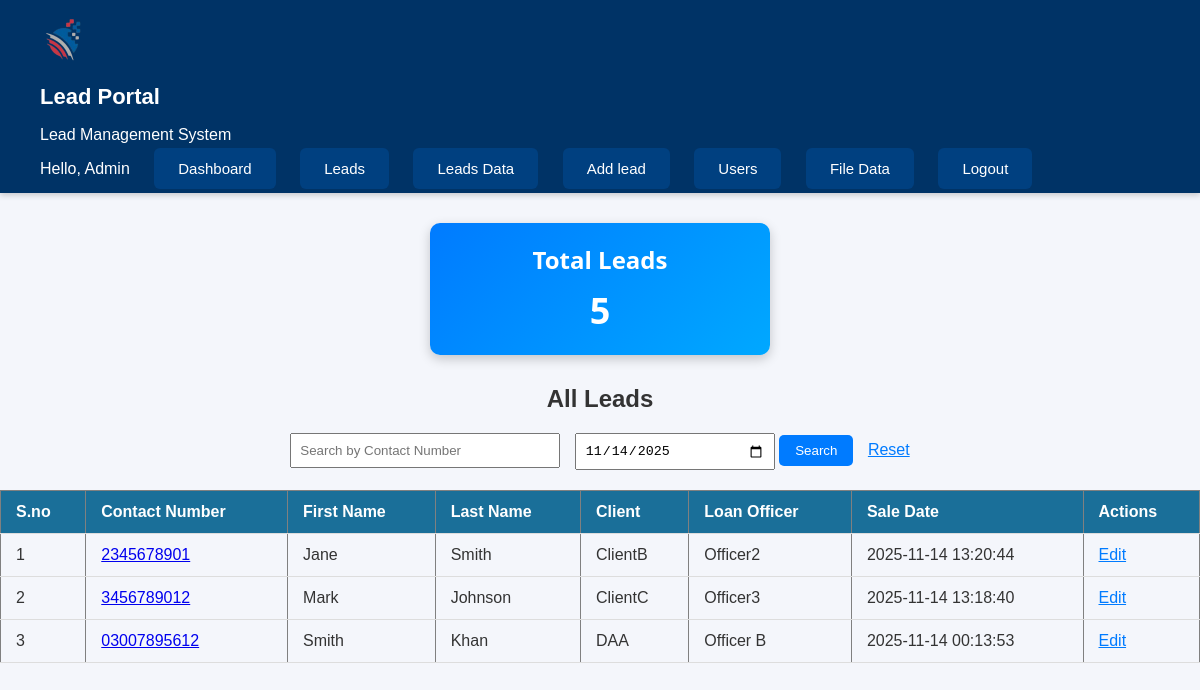
The page /public/lead_data.php (signed in) on the database its author committed.
### tables this page shows
CREATE TABLE `lead_data` (
  `id` int(11) NOT NULL,
  `contact_number` varchar(50) NOT NULL,
  `first_name` varchar(255) DEFAULT NULL,
  `last_name` varchar(255) DEFAULT NULL,
  `phone` varchar(255) DEFAULT NULL,
  `phone2` varchar(255) NOT NULL,
  `client` varchar(255) DEFAULT NULL,
  `loan_officer` varchar(255) DEFAULT NULL,
  `Address` varchar(255) DEFAULT NULL,
  `Zip` varchar(255) NOT NULL,
  `State` varchar(255) DEFAULT NULL,
  `City` varchar(255) DEFAULT NULL,
  `Address2` varchar(255) DEFAULT NULL,
  `Zip2` varchar(255) NOT NULL,
  `State2` varchar(255) DEFAULT NULL,
  `City2` varchar(255) DEFAULT NULL,
  `total_loan` varchar(255) DEFAULT NULL,
  `interest_rate` varchar(255) DEFAULT NULL,
  `rate_type` varchar(255) DEFAULT NULL,
  `loan_type` varchar(255) DEFAULT NULL,
  `house_type` varchar(255) DEFAULT NULL,
  `property_usage` varchar(255) DEFAULT NULL,
  `interest2` varchar(255) NOT NULL,
  `rate_type2` varchar(255) NOT NULL,
  `credit_card_dept` varchar(255) NOT NULL,
  `late_payment` varchar(255) NOT NULL,
  `cashout` varchar(255) NOT NULL,
  `foreclosure` varchar(255) NOT NULL,
  `Bankrupcy` varchar(255) NOT NULL,
  `employement_status` varchar(255) DEFAULT NULL,
  `comments` text DEFAULT NULL,
  `submitted_by` int(11) DEFAULT NULL,
  `sale_date` timestamp NULL DEFAULT current_timestamp(),
  `created_at` timestamp NOT NULL DEFAULT current_timestamp(),
  `created_date` date GENERATED ALWAYS AS (cast(`created_at` as date)) STORED
);

### includes/auth.php (called while the page is built, shortened)
<?php
function is_logged_in()
{
    return isset($_SESSION['user_id']);
}
function current_user()
{
    return
    [
        'id' => $_SESSION['user_id'],
        'username' => $_SESSION['username'],
        'access_level' => $_SESSION['access_level']
    ];
}

### public/lead_data.php (the view, shortened to what this page needs)
<?php
require_once __DIR__ . '/../includes/auth.php';
require_once __DIR__ . '/../includes/header.php';
        ?>
        <?php
$search_number = '';
$filter_date = date('Y-m-d');
if (!empty($search_number))
{
    $stmt = $mysqli->prepare("
        SELECT id, contact_number, fisrt_name, last_name, client, loan_officer, sale_date
        FROM lead_data
        WHERE contact_number LIKE ?
        ORDER BY id DESC
    ");
    $param = "%$search_number%";
    $stmt->bind_param("s", $param);
}
else
    {
    $stmt = $mysqli->prepare("
        SELECT id, contact_number, first_name, last_name, client, loan_officer, sale_date
        FROM lead_data
        WHERE DATE(sale_date) = ?
        ORDER BY id DESC
    ");
    $stmt->bind_param("s", $filter_date);
}
$stmt->execute();
$result = $stmt->get_result();
$total_result = $mysqli->query("SELECT COUNT(*) AS total FROM lead_data");
$total_leads = $total_result->fetch_assoc()['total'];
?>
<div class="stats-card">
    <h3>Total Leads</h3>
    <p><?= htmlspecialchars($total_leads) ?></p>
</div>
<div class="container" style="justify-items: center;">
    <h2>All Leads</h2>
    <form method="GET" action="lead_data" style="margin-bottom:20px; text-align:center;">
        <input type="text" name="search_number" placeholder="Search by Contact Number"
            value="<?= htmlspecialchars($search_number) ?>" style="padding:8px; width:250px;">
        <input type="date" name="filter_date" value="<?= htmlspecialchars($filter_date) ?>" style="padding:8px; width:180px; margin-left:10px;">
        <button type="submit" style="padding:8px 16px; background:#007bff; color:white; border:none; border-radius:5px; cursor:pointer;">
            Search
        </button>
        <?php if (!empty($search_number) || !empty($filter_date)): ?>
            <a href="lead_data" style="margin-left:10px; color:#007bff;">Reset</a>
        <?php endif; ?>
    </form>
    <?php if ($result !== false): ?>
    <table border="1" cellpadding="8" cellspacing="0" style="border-collapse: collapse; width: 100%;">
        <thead>
            <tr style="background: #1a6f99; color:white;">
                <th>S.no</th>
                <th>Contact Number</th>
                <th>First Name</th>
                <th>Last Name</th>
                <th>Client</th>
                <th>Loan Officer</th>
                <th>Sale Date</th>
                <?php if(in_array($user['access_level'], [1,2,3])): ?><th>Actions</th><?php endif; ?>
            </tr>
        </thead>
        <tbody>
        <?php
        $serial = 1;
        if ($result->num_rows > 0):
            while ($row = $result->fetch_assoc()): ?>
                <tr>
                    <td><?= $serial++; ?></td>
                    <td><a href="lead_data?contact_number=<?= urlencode($row['contact_number']) ?>"><?= htmlspecialchars($row['contact_number']) ?></a></td>
                    <td><?= htmlspecialchars($row['first_name']) ?></td>
                    <td><?= htmlspecialchars($row['last_name']) ?></td>
                    <td><?= htmlspecialchars($row['client']) ?></td>
                    <td><?= htmlspecialchars($row['loan_officer']) ?></td>
                    <td><?= htmlspecialchars($row['sale_date']) ?></td>
                    <td>
                        <?php if(in_array($user['access_level'], [1,2,3])): ?>
                            <a href="edit_lead?id=<?= $row['id'] ?>" style="color:#007bff;">Edit</a>
                        <?php endif; ?>
                    </td>
                </tr>
            <?php endwhile;
        else: ?>
            <tr><td colspan="7" style="text-align:center;">No leads found.</td></tr>
        <?php endif; ?>
        </tbody>
    </table>
    <?php endif; ?>
</div>

### public/assets/css/admin.css (style rules this page uses)
body { font-family: 'Poppins', sans-serif; background-color: #f4f6fb; margin: 0; padding: 0; color: #333; }
table { width: 100%; border-collapse: collapse; }
table thead { background: #003366; color: #fff; }
table th, table td { padding: 12px 15px; text-align: left; border-bottom: 1px solid #ddd; }

### public/lead_data.php (style rules this page uses)
.stats-card { max-width: 300px; background: linear-gradient(135deg, #007bff, #00a8ff); color: white; text-align: center; padding: 20px; border-radius: 10px; margin: 30px auto; box-shadow: 0 4px 12px rgba(0, 0, 0, 0.2); font-family: 'Segoe UI', Tahoma, Geneva, Verdana, sans-serif; transition: transform 0.3s ease; }
.stats-card h3 { font-size: 24px; margin: 0; font-weight: 600; }
.stats-card p { font-size: 36px; font-weight: bold; margin: 10px 0 0; }

### rows shown on the page
lead_data: contact_number "2345678901", first_name "Jane", last_name "Smith", client "ClientB", loan_officer "Officer2", sale_date "2025-11-14 13:20:44"
lead_data: contact_number "3456789012", first_name "Mark", last_name "Johnson", client "ClientC", loan_officer "Officer3", sale_date "2025-11-14 13:18:40"
lead_data: contact_number "03007895612", first_name "Smith", last_name "Khan", client "DAA", loan_officer "Officer B", sale_date "2025-11-14 00:13:53"

### other values the page prints
$user['username'] "Admin"
$total_leads "5"
